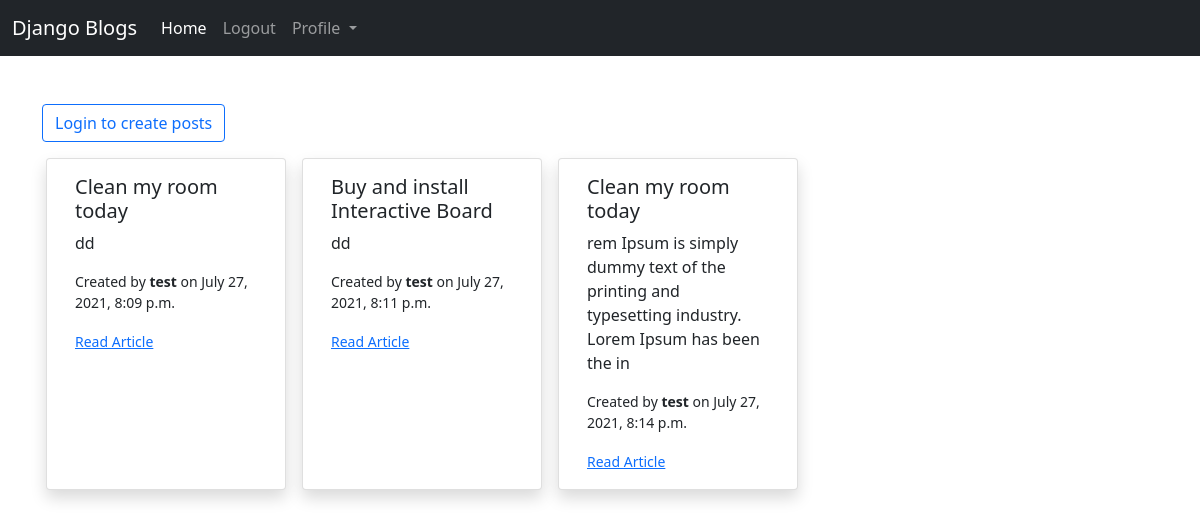
The app's page /, older data.
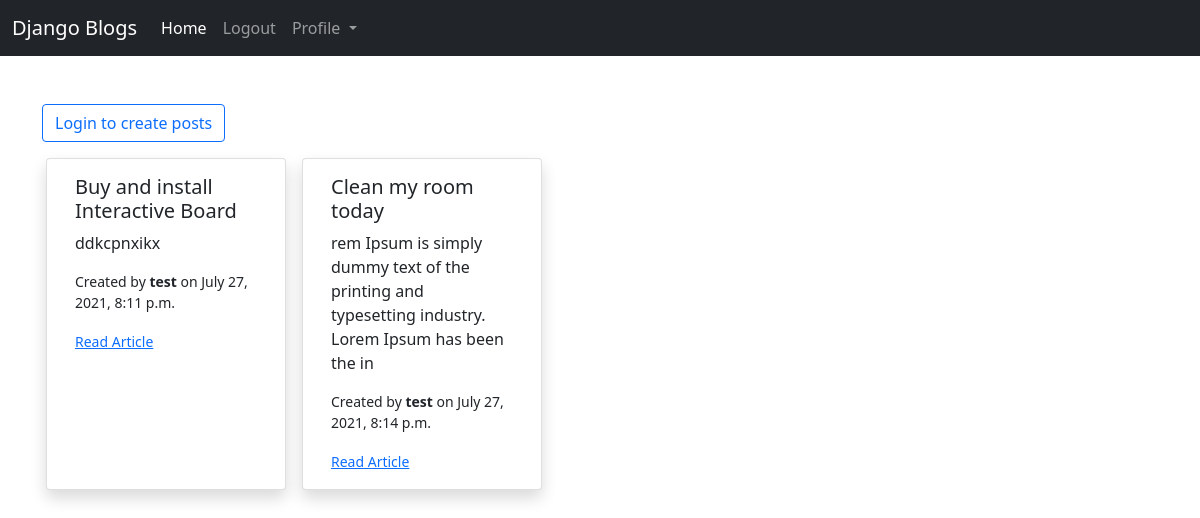
The same page, newer data.
### blog/models.py (models this page shows)
class Post(models.Model):
    author = models.ForeignKey(User, on_delete=models.CASCADE)
    title = models.CharField(max_length=100)
    body = models.TextField()
    date_created = models.DateTimeField(auto_now_add=True)
    visible = models.BooleanField(default=True)

### blog/views.py (the view)
# urls.py: path('', AllPostsView, name='all-posts'),
def AllPostsView(request):
    obj = Post.objects.filter(visible=True)
    if request.method == 'POST':
        form = CreatePostForm(request.POST)
        if form.is_valid():
            var = form.save(commit=False)
            var.author = request.user
            var.save()
            return redirect('all-posts')
    else:
        form = CreatePostForm()
    context = {'obj':obj, 'form':form}
    return render(request, 'blog/all_posts.html', context)

### templates/blog/all_posts.html (shortened to what this page needs)
{% extends 'blog/base.html' %}
{% load crispy_forms_tags %}
{% block content %}
{% if request.user.is_authenticated %}
<button type="button" class="btn btn-outline-primary" data-bs-toggle="modal" data-bs-target="#staticBackdrop">
    Create Post
</button>
{% else %}
<a href="{% url 'login' %}" class="btn btn-outline-primary">Login to create posts</a>
{% endif %}
<div class="row">
{% if obj %}
{% for o in obj %}
<div class="card shadow mt-3 ms-3" style="width: 15rem;">
    <div class="card-body">
        <h5 class="card-title">{{o.title}}</h5>
        <p class="card-text">{{o.body|slice:":100"}}</p>
        <small><p>Created by <b>{{o.author}}</b> on {{o.date_created}}</p></small>
        <small><a href="{% url 'post-detail' o.pk %}" class="card-link">Read Article</a></small>
    </div>
</div>
{% endfor %}
{% endif %}
</div>
{% endblock content %}

### templates/blog/base.html (shortened to what this page needs)
<!doctype html>
<html lang="en">
<head>
    <link href="https://cdn.jsdelivr.net/npm/bootstrap@5.0.2/dist/css/bootstrap.min.css" rel="stylesheet"
>
</head>
<body>
    <nav class="navbar navbar-expand-lg navbar-dark bg-dark">
        <div class="container-fluid">
            <a class="navbar-brand" href="/">Django Blogs</a>
            <div class="collapse navbar-collapse" id="navbarSupportedContent">
                <ul class="navbar-nav me-auto mb-2 mb-lg-0">
                    <li class="nav-item">
                        <a class="nav-link active" aria-current="page" href="/">Home</a>
                    </li>
                    <li class="nav-item">
                        <a class="nav-link" href="{% url 'logout' %}">Logout</a>
                    </li>
                    <li class="nav-item dropdown">
                        <a class="nav-link dropdown-toggle" href="#" id="navbarDropdown" role="button"
                            data-bs-toggle="dropdown" aria-expanded="false">
                            Profile
                        </a>
                    </li>
                </ul>
            </div>
        </div>
    </nav>
    <main>
        <div class="container mt-5">
            {% block content %}
            {% endblock content %}
        </div>
    </main>
</body>
</html>

Row changes from the older to the newer data that the page shows:
removed Post: title "Clean my room today", body "dd", author "test", date_created "July 27, 2021, 8:09 p.m."
changed Post "Buy and install Interactive Board": body "dd" → "ddkcpnxikx"
